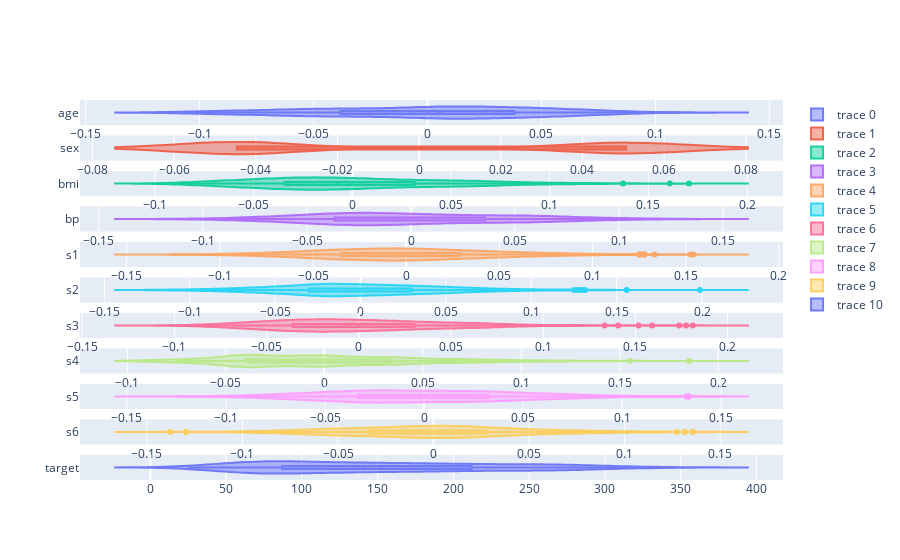

Notebook source saved alongside this figure:
### Code cell
fig

### Figure 1 — Plotly figure (JSON) as saved in the notebook; plotly's stock layout.template omitted (floating-point values rounded to 4 significant figures; data arrays with more than 128 entries replaced by an {"elided": "..."} marker saying what was removed)
{"data": [{"box": {"visible": true}, "meanline": {"visible": true}, "opacity": 0.9, "type": "violin", "visible": true, "x": {"elided": "442 float values"}, "xaxis": "x", "y0": "age", "yaxis": "y"}, {"box": {"visible": true}, "meanline": {"visible": true}, "opacity": 0.9, "type": "violin", "visible": true, "x": {"elided": "442 float values"}, "xaxis": "x2", "y0": "sex", "yaxis": "y2"}, {"box": {"visible": true}, "meanline": {"visible": true}, "opacity": 0.9, "type": "violin", "x": {"elided": "442 float values"}, "xaxis": "x3", "y0": "bmi", "yaxis": "y3"}, {"box": {"visible": true}, "meanline": {"visible": true}, "opacity": 0.9, "type": "violin", "x": {"elided": "442 float values"}, "xaxis": "x4", "y0": "bp", "yaxis": "y4"}, {"box": {"visible": true}, "meanline": {"visible": true}, "opacity": 0.9, "type": "violin", "x": {"elided": "442 float values"}, "xaxis": "x5", "y0": "s1", "yaxis": "y5"}, {"box": {"visible": true}, "meanline": {"visible": true}, "opacity": 0.9, "type": "violin", "x": {"elided": "442 float values"}, "xaxis": "x6", "y0": "s2", "yaxis": "y6"}, {"box": {"visible": true}, "meanline": {"visible": true}, "opacity": 0.9, "type": "violin", "x": {"elided": "442 float values"}, "xaxis": "x7", "y0": "s3", "yaxis": "y7"}, {"box": {"visible": true}, "meanline": {"visible": true}, "opacity": 0.9, "type": "violin", "x": {"elided": "442 float values"}, "xaxis": "x8", "y0": "s4", "yaxis": "y8"}, {"box": {"visible": true}, "meanline": {"visible": true}, "opacity": 0.9, "type": "violin", "x": {"elided": "442 float values"}, "xaxis": "x9", "y0": "s5", "yaxis": "y9"}, {"box": {"visible": true}, "meanline": {"visible": true}, "opacity": 0.9, "type": "violin", "x": {"elided": "442 float values"}, "xaxis": "x10", "y0": "s6", "yaxis": "y10"}, {"box": {"visible": true}, "meanline": {"visible": true}, "opacity": 0.9, "type": "violin", "x": {"elided": "442 int values"}, "xaxis": "x11", "y0": "target", "yaxis": "y11"}], "layout": {"autosize": true, "xaxis": {"anchor": "y", "autorange": true, "domain": [0, 1], "range": [-0.1525, 0.156], "type": "linear"}, "xaxis10": {"anchor": "y10", "autorange": true, "domain": [0, 1], "range": [-0.185, 0.1829], "type": "linear"}, "xaxis11": {"anchor": "y11", "autorange": true, "domain": [0, 1], "range": [-46.49, 417.5], "type": "linear"}, "xaxis2": {"anchor": "y2", "autorange": true, "domain": [0, 1], "range": [-0.08308, 0.08912], "type": "linear"}, "xaxis3": {"anchor": "y3", "autorange": true, "domain": [0, 1], "range": [-0.1379, 0.2182], "type": "linear"}, "xaxis4": {"anchor": "y4", "autorange": true, "domain": [0, 1], "range": [-0.1591, 0.1788], "type": "linear"}, "xaxis5": {"anchor": "y5", "autorange": true, "domain": [0, 1], "range": [-0.175, 0.2022], "type": "linear"}, "xaxis6": {"anchor": "y6", "autorange": true, "domain": [0, 1], "range": [-0.1643, 0.2474], "type": "linear"}, "xaxis7": {"anchor": "y7", "autorange": true, "domain": [0, 1], "range": [-0.1512, 0.2301], "type": "linear"}, "xaxis8": {"anchor": "y8", "autorange": true, "domain": [0, 1], "range": [-0.1241, 0.2329], "type": "linear"}, "xaxis9": {"anchor": "y9", "autorange": true, "domain": [0, 1], "range": [-0.1737, 0.1812], "type": "linear"}, "yaxis": {"anchor": "x", "autorange": true, "domain": [0.9339, 1], "range": [-0.5, 0.5], "type": "category"}, "yaxis10": {"anchor": "x10", "autorange": true, "domain": [0.09339, 0.1595], "range": [-0.5, 0.5], "type": "category"}, "yaxis11": {"anchor": "x11", "autorange": true, "domain": [0, 0.06612], "range": [-0.5, 0.5], "type": "category"}, "yaxis2": {"anchor": "x2", "autorange": true, "domain": [0.8405, 0.9066], "range": [-0.5, 0.5], "type": "category"}, "yaxis3": {"anchor": "x3", "autorange": true, "domain": [0.7471, 0.8132], "range": [-0.5, 0.5], "type": "category"}, "yaxis4": {"anchor": "x4", "autorange": true, "domain": [0.6537, 0.7198], "range": [-0.5, 0.5], "type": "category"}, "yaxis5": {"anchor": "x5", "autorange": true, "domain": [0.5603, 0.6264], "range": [-0.5, 0.5], "type": "category"}, "yaxis6": {"anchor": "x6", "autorange": true, "domain": [0.4669, 0.5331], "range": [-0.5, 0.5], "type": "category"}, "yaxis7": {"anchor": "x7", "autorange": true, "domain": [0.3736, 0.4397], "range": [-0.5, 0.5], "type": "category"}, "yaxis8": {"anchor": "x8", "autorange": true, "domain": [0.2802, 0.3463], "range": [-0.5, 0.5], "type": "category"}, "yaxis9": {"anchor": "x9", "autorange": true, "domain": [0.1868, 0.2529], "range": [-0.5, 0.5], "type": "category"}}}
